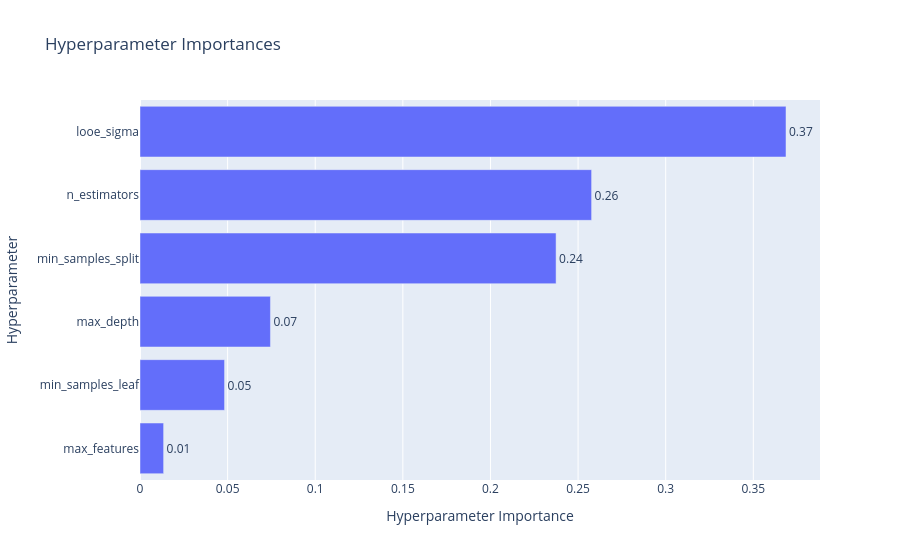

The code cell stored with this chart in its notebook:
### Code cell
rf_study = optuna.load_study(
    study_name="rf_study2", 
    storage="sqlite:///optuna_studies/rf_study.db" 
)
fig = vis.plot_param_importances(rf_study)
fig.show()

### Figure 1 — Plotly figure (JSON) as saved in the notebook; plotly's stock layout.template omitted (floating-point values rounded to 4 significant figures)
{"data": [{"cliponaxis": false, "hovertemplate": ["max_features (CategoricalDistribution): 0.013480079661181586<extra></extra>", "min_samples_leaf (IntDistribution): 0.0482568567407359<extra></extra>", "max_depth (IntDistribution): 0.07444243401511533<extra></extra>", "min_samples_split (IntDistribution): 0.2374480560738517<extra></extra>", "n_estimators (IntDistribution): 0.25771617447693745<extra></extra>", "looe_sigma (FloatDistribution): 0.3686563990321781<extra></extra>"], "name": "Objective Value", "orientation": "h", "text": ["0.01", "0.05", "0.07", "0.24", "0.26", "0.37"], "textposition": "outside", "type": "bar", "x": [0.01348, 0.04826, 0.07444, 0.2374, 0.2577, 0.3687], "y": ["max_features", "min_samples_leaf", "max_depth", "min_samples_split", "n_estimators", "looe_sigma"]}], "layout": {"title": {"text": "Hyperparameter Importances"}, "xaxis": {"title": {"text": "Hyperparameter Importance"}}, "yaxis": {"title": {"text": "Hyperparameter"}}}}
